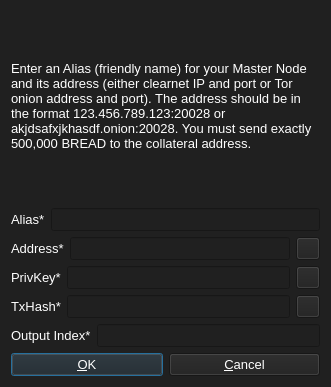
<?xml version="1.0" encoding="UTF-8"?>
<ui version="4.0">
 <class>AddEditAdrenalineNode</class>
 <widget class="QDialog" name="AddEditAdrenalineNode">
  <property name="geometry">
   <rect>
    <x>0</x>
    <y>0</y>
    <width>331</width>
    <height>387</height>
   </rect>
  </property>
  <property name="windowTitle">
   <string>Add/Edit BreadCoin Node</string>
  </property>
  <property name="styleSheet">
   <string notr="true">background-color: rgb(32, 32, 32);
color: rgb(255, 255, 255);</string>
  </property>
  <property name="modal">
   <bool>true</bool>
  </property>
  <layout class="QVBoxLayout" name="verticalLayout">
   <item>
    <widget class="QLabel" name="label_9">
     <property name="sizePolicy">
      <sizepolicy hsizetype="Preferred" vsizetype="Expanding">
       <horstretch>0</horstretch>
       <verstretch>0</verstretch>
      </sizepolicy>
     </property>
     <property name="font">
      <font>
       <pointsize>10</pointsize>
      </font>
     </property>
     <property name="text">
      <string>&lt;html&gt;&lt;head/&gt;&lt;body&gt;&lt;p&gt;Enter an Alias (friendly name) for your Master Node and its address (either clearnet IP and port or Tor onion address and port). The address should be in the format 123.456.789.123:20028 or akjdsafxjkhasdf.onion:20028. You must send exactly 500,000 BREAD to the collateral address.&lt;/p&gt;&lt;/body&gt;&lt;/html&gt;</string>
     </property>
     <property name="wordWrap">
      <bool>true</bool>
     </property>
    </widget>
   </item>
   <item>
    <layout class="QHBoxLayout" name="horizontalLayout_4">
     <property name="bottomMargin">
      <number>0</number>
     </property>
     <item>
      <widget class="QLabel" name="label_4">
       <property name="font">
        <font>
         <pointsize>10</pointsize>
        </font>
       </property>
       <property name="text">
        <string>Alias*</string>
       </property>
      </widget>
     </item>
     <item>
      <widget class="QLineEdit" name="aliasLineEdit">
       <property name="font">
        <font>
         <pointsize>10</pointsize>
        </font>
       </property>
      </widget>
     </item>
    </layout>
   </item>
   <item>
    <layout class="QHBoxLayout" name="horizontalLayout_5">
     <property name="bottomMargin">
      <number>0</number>
     </property>
     <item>
      <widget class="QLabel" name="label_6">
       <property name="font">
        <font>
         <pointsize>10</pointsize>
        </font>
       </property>
       <property name="text">
        <string>Address*</string>
       </property>
      </widget>
     </item>
     <item>
      <widget class="QLineEdit" name="addressLineEdit">
       <property name="font">
        <font>
         <pointsize>10</pointsize>
        </font>
       </property>
      </widget>
     </item>
     <item>
      <widget class="QToolButton" name="AddEditAddressPasteButton">
       <property name="toolTip">
        <string>Paste address from clipboard</string>
       </property>
       <property name="text">
        <string/>
       </property>
       <property name="icon">
        <iconset resource="../bitcoin.qrc">
         <normaloff>:/icons/editpaste</normaloff>:/icons/editpaste</iconset>
       </property>
       <property name="shortcut">
        <string>Alt+P</string>
       </property>
      </widget>
     </item>
    </layout>
   </item>
   <item>
    <layout class="QHBoxLayout" name="horizontalLayout_3">
     <property name="bottomMargin">
      <number>0</number>
     </property>
     <item>
      <widget class="QLabel" name="label_5">
       <property name="font">
        <font>
         <pointsize>10</pointsize>
        </font>
       </property>
       <property name="text">
        <string>PrivKey*</string>
       </property>
      </widget>
     </item>
     <item>
      <widget class="QLineEdit" name="privkeyLineEdit">
       <property name="font">
        <font>
         <pointsize>10</pointsize>
        </font>
       </property>
      </widget>
     </item>
     <item>
      <widget class="QToolButton" name="AddEditPrivkeyPasteButton">
       <property name="toolTip">
        <string>Paste address from clipboard</string>
       </property>
       <property name="text">
        <string/>
       </property>
       <property name="icon">
        <iconset resource="../bitcoin.qrc">
         <normaloff>:/icons/editpaste</normaloff>:/icons/editpaste</iconset>
       </property>
       <property name="shortcut">
        <string>Alt+P</string>
       </property>
      </widget>
     </item>
    </layout>
   </item>
   <item>
    <layout class="QHBoxLayout" name="horizontalLayout_2">
     <property name="bottomMargin">
      <number>0</number>
     </property>
     <item>
      <widget class="QLabel" name="label_2">
       <property name="font">
        <font>
         <pointsize>10</pointsize>
        </font>
       </property>
       <property name="text">
        <string>TxHash*</string>
       </property>
      </widget>
     </item>
     <item>
      <widget class="QLineEdit" name="txhashLineEdit">
       <property name="font">
        <font>
         <pointsize>10</pointsize>
        </font>
       </property>
      </widget>
     </item>
     <item>
      <widget class="QToolButton" name="AddEditTxhashPasteButton">
       <property name="toolTip">
        <string>Paste address from clipboard</string>
       </property>
       <property name="text">
        <string/>
       </property>
       <property name="icon">
        <iconset resource="../bitcoin.qrc">
         <normaloff>:/icons/editpaste</normaloff>:/icons/editpaste</iconset>
       </property>
       <property name="shortcut">
        <string>Alt+P</string>
       </property>
      </widget>
     </item>
    </layout>
   </item>
   <item>
    <layout class="QHBoxLayout" name="horizontalLayout_8">
     <property name="bottomMargin">
      <number>0</number>
     </property>
     <item>
      <widget class="QLabel" name="label_8">
       <property name="font">
        <font>
         <pointsize>10</pointsize>
        </font>
       </property>
       <property name="text">
        <string>Output Index*</string>
       </property>
      </widget>
     </item>
     <item>
      <widget class="QLineEdit" name="outputindexLineEdit">
       <property name="font">
        <font>
         <pointsize>10</pointsize>
        </font>
       </property>
      </widget>
     </item>
    </layout>
   </item>
   <item>
    <layout class="QHBoxLayout" name="horizontalLayout_Buttons">
     <item>
      <widget class="QPushButton" name="okButton">
       <property name="font">
        <font>
         <pointsize>10</pointsize>
        </font>
       </property>
       <property name="text">
        <string>&amp;OK</string>
       </property>
      </widget>
     </item>
     <item>
      <widget class="QPushButton" name="cancelButton">
       <property name="font">
        <font>
         <pointsize>10</pointsize>
        </font>
       </property>
       <property name="text">
        <string>&amp;Cancel</string>
       </property>
       <property name="autoDefault">
        <bool>false</bool>
       </property>
      </widget>
     </item>
    </layout>
   </item>
  </layout>
 </widget>
 <resources>
  <include location="../bitcoin.qrc"/>
 </resources>
 <connections/>
</ui>
